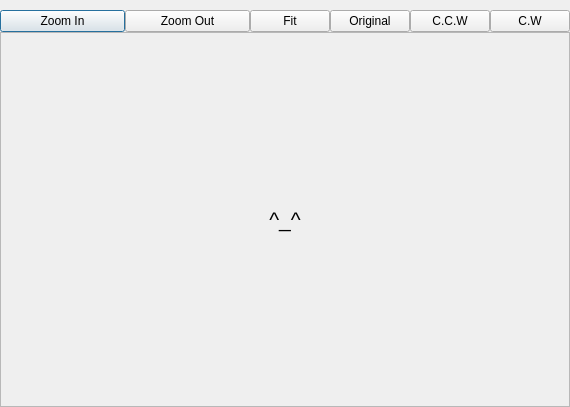
<?xml version="1.0" encoding="UTF-8"?>
<ui version="4.0">
 <class>photo_frame</class>
 <widget class="QDialog" name="photo_frame">
  <property name="windowModality">
   <enum>Qt::NonModal</enum>
  </property>
  <property name="geometry">
   <rect>
    <x>0</x>
    <y>0</y>
    <width>570</width>
    <height>407</height>
   </rect>
  </property>
  <property name="cursor">
   <cursorShape>CrossCursor</cursorShape>
  </property>
  <property name="contextMenuPolicy">
   <enum>Qt::DefaultContextMenu</enum>
  </property>
  <property name="acceptDrops">
   <bool>true</bool>
  </property>
  <property name="windowTitle">
   <string>Dialog</string>
  </property>
  <property name="statusTip">
   <string notr="true"/>
  </property>
  <property name="sizeGripEnabled">
   <bool>false</bool>
  </property>
  <property name="modal">
   <bool>false</bool>
  </property>
  <layout class="QGridLayout" name="gridLayout">
   <property name="sizeConstraint">
    <enum>QLayout::SetNoConstraint</enum>
   </property>
   <property name="leftMargin">
    <number>0</number>
   </property>
   <property name="topMargin">
    <number>10</number>
   </property>
   <property name="rightMargin">
    <number>0</number>
   </property>
   <property name="bottomMargin">
    <number>0</number>
   </property>
   <property name="spacing">
    <number>0</number>
   </property>
   <item row="3" column="0" colspan="4">
    <widget class="QScrollArea" name="scrollArea">
     <property name="minimumSize">
      <size>
       <width>100</width>
       <height>100</height>
      </size>
     </property>
     <property name="maximumSize">
      <size>
       <width>10000</width>
       <height>10000</height>
      </size>
     </property>
     <property name="layoutDirection">
      <enum>Qt::LeftToRight</enum>
     </property>
     <property name="widgetResizable">
      <bool>true</bool>
     </property>
     <property name="alignment">
      <set>Qt::AlignCenter</set>
     </property>
     <widget class="QWidget" name="scrollAreaWidgetContents">
      <property name="geometry">
       <rect>
        <x>0</x>
        <y>0</y>
        <width>568</width>
        <height>369</height>
       </rect>
      </property>
      <property name="sizePolicy">
       <sizepolicy hsizetype="Expanding" vsizetype="Expanding">
        <horstretch>0</horstretch>
        <verstretch>0</verstretch>
       </sizepolicy>
      </property>
      <property name="layoutDirection">
       <enum>Qt::LeftToRight</enum>
      </property>
      <layout class="QGridLayout" name="gridLayout_2">
       <property name="leftMargin">
        <number>5</number>
       </property>
       <property name="topMargin">
        <number>5</number>
       </property>
       <property name="rightMargin">
        <number>5</number>
       </property>
       <property name="bottomMargin">
        <number>5</number>
       </property>
       <item row="1" column="0">
        <widget class="QLabel" name="label">
         <property name="font">
          <font>
           <pointsize>16</pointsize>
          </font>
         </property>
         <property name="mouseTracking">
          <bool>true</bool>
         </property>
         <property name="text">
          <string>^_^</string>
         </property>
         <property name="alignment">
          <set>Qt::AlignCenter</set>
         </property>
        </widget>
       </item>
      </layout>
     </widget>
    </widget>
   </item>
   <item row="0" column="0" colspan="2">
    <layout class="QHBoxLayout" name="horizontalLayout_2">
     <property name="sizeConstraint">
      <enum>QLayout::SetNoConstraint</enum>
     </property>
     <property name="leftMargin">
      <number>0</number>
     </property>
     <property name="topMargin">
      <number>0</number>
     </property>
     <item>
      <widget class="QPushButton" name="zoomin_btn">
       <property name="text">
        <string>Zoom In</string>
       </property>
       <property name="icon">
        <iconset>
         <normaloff>zoom-in.png</normaloff>zoom-in.png</iconset>
       </property>
      </widget>
     </item>
     <item>
      <widget class="QPushButton" name="zoomout_btn">
       <property name="text">
        <string>Zoom Out</string>
       </property>
       <property name="icon">
        <iconset>
         <normaloff>zoom-out.png</normaloff>zoom-out.png</iconset>
       </property>
      </widget>
     </item>
    </layout>
   </item>
   <item row="0" column="2">
    <layout class="QHBoxLayout" name="horizontalLayout_3">
     <property name="sizeConstraint">
      <enum>QLayout::SetNoConstraint</enum>
     </property>
     <item>
      <widget class="QPushButton" name="fit_btn">
       <property name="text">
        <string>Fit</string>
       </property>
      </widget>
     </item>
     <item>
      <widget class="QPushButton" name="ori_btn">
       <property name="text">
        <string>Original</string>
       </property>
      </widget>
     </item>
    </layout>
   </item>
   <item row="0" column="3">
    <layout class="QHBoxLayout" name="horizontalLayout_5">
     <property name="sizeConstraint">
      <enum>QLayout::SetFixedSize</enum>
     </property>
     <item>
      <widget class="QPushButton" name="c_clockwise_btn">
       <property name="text">
        <string>C.C.W</string>
       </property>
      </widget>
     </item>
     <item>
      <widget class="QPushButton" name="clockwise_btn">
       <property name="text">
        <string>C.W</string>
       </property>
      </widget>
     </item>
    </layout>
   </item>
  </layout>
 </widget>
 <resources/>
 <connections/>
</ui>
